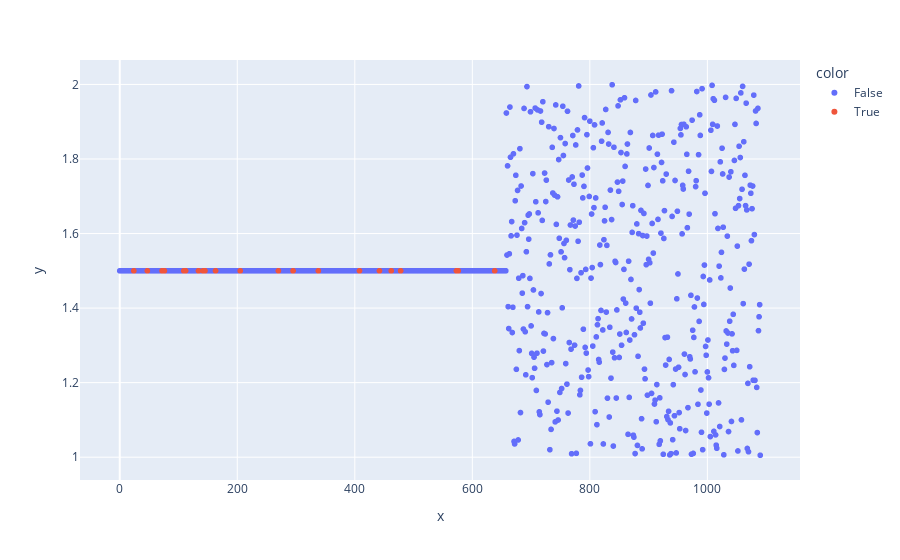

Notebook code cell kept with this figure:
### Code cell
px.scatter(
    y=data.loc[
        data.adjustment == 'scale'
    ].features.apply( lambda val: json.loads(val)['scale'] ),
    color=data.loc[
        data.adjustment == 'scale'
    ].label == 'checked_moire'
)

### Figure 1 — Plotly figure (JSON) as saved in the notebook; plotly's stock layout.template omitted (floating-point values rounded to 4 significant figures; data arrays with more than 128 entries replaced by an {"elided": "..."} marker saying what was removed)
{"data": [{"hovertemplate": "color=False<br>x=%{x}<br>y=%{y}<extra></extra>", "legendgroup": "False", "marker": {"color": "#636efa", "symbol": "circle"}, "mode": "markers", "name": "False", "showlegend": true, "type": "scattergl", "x": {"elided": "1070 int values"}, "xaxis": "x", "y": {"elided": "1070 float values"}, "yaxis": "y"}, {"hovertemplate": "color=True<br>x=%{x}<br>y=%{y}<extra></extra>", "legendgroup": "True", "marker": {"color": "#EF553B", "symbol": "circle"}, "mode": "markers", "name": "True", "showlegend": true, "type": "scattergl", "x": [24, 47, 72, 76, 109, 112, 134, 142, 145, 163, 205, 270, 295, 338, 408, 442, 462, 478, 573, 576, 638], "xaxis": "x", "y": [1.5, 1.5, 1.5, 1.5, 1.5, 1.5, 1.5, 1.5, 1.5, 1.5, 1.5, 1.5, 1.5, 1.5, 1.5, 1.5, 1.5, 1.5, 1.5, 1.5, 1.5], "yaxis": "y"}], "layout": {"autosize": true, "legend": {"title": {"text": "color"}, "tracegroupgap": 0}, "margin": {"t": 60}, "xaxis": {"anchor": "y", "autorange": true, "domain": [0, 1], "range": [-64.95, 1155.0], "title": {"text": "x"}, "type": "linear"}, "yaxis": {"anchor": "x", "autorange": true, "domain": [0, 1], "range": [0.9282, 2.076], "title": {"text": "y"}, "type": "linear"}}}
